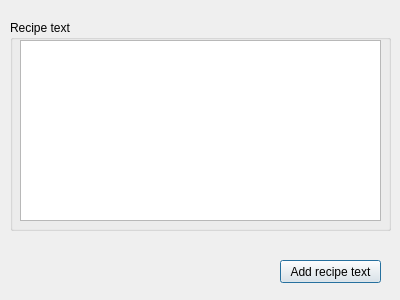
<?xml version="1.0" encoding="UTF-8"?>
<ui version="4.0">
 <class>addrecipetxt</class>
 <widget class="QDialog" name="addrecipetxt">
  <property name="geometry">
   <rect>
    <x>0</x>
    <y>0</y>
    <width>400</width>
    <height>300</height>
   </rect>
  </property>
  <property name="windowTitle">
   <string>Dialog</string>
  </property>
  <widget class="QPushButton" name="pushButton">
   <property name="geometry">
    <rect>
     <x>280</x>
     <y>260</y>
     <width>101</width>
     <height>23</height>
    </rect>
   </property>
   <property name="text">
    <string>Add recipe text</string>
   </property>
  </widget>
  <widget class="QGroupBox" name="groupBox">
   <property name="geometry">
    <rect>
     <x>10</x>
     <y>20</y>
     <width>381</width>
     <height>211</height>
    </rect>
   </property>
   <property name="title">
    <string>Recipe text</string>
   </property>
   <widget class="QPlainTextEdit" name="plainTextEdit">
    <property name="geometry">
     <rect>
      <x>10</x>
      <y>20</y>
      <width>361</width>
      <height>181</height>
     </rect>
    </property>
   </widget>
  </widget>
 </widget>
 <resources/>
 <connections/>
</ui>
